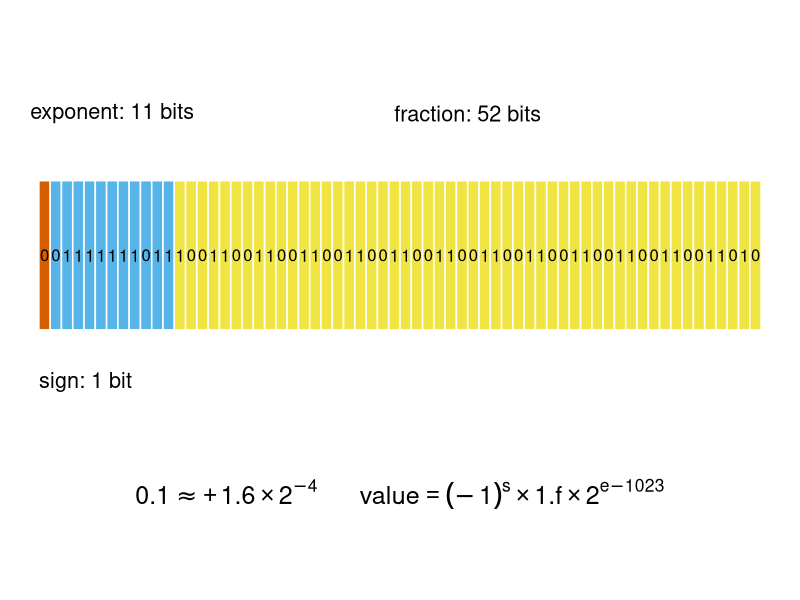
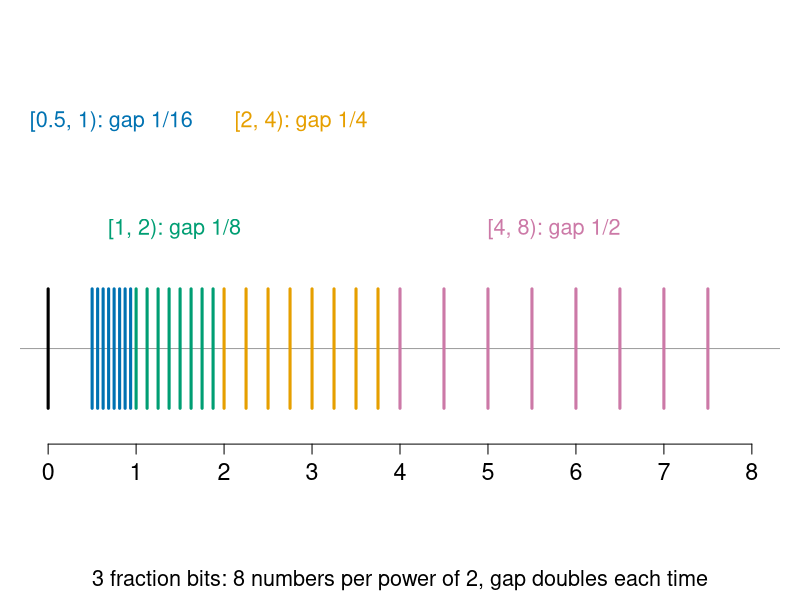
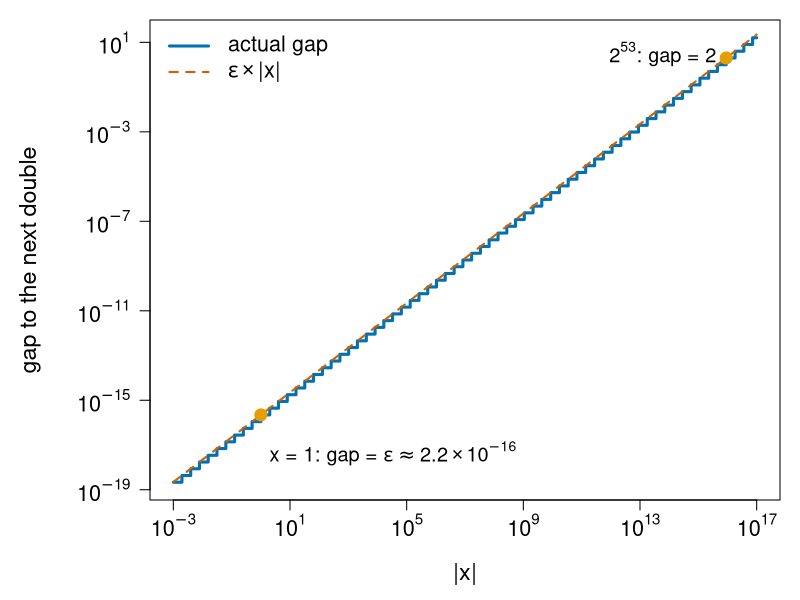
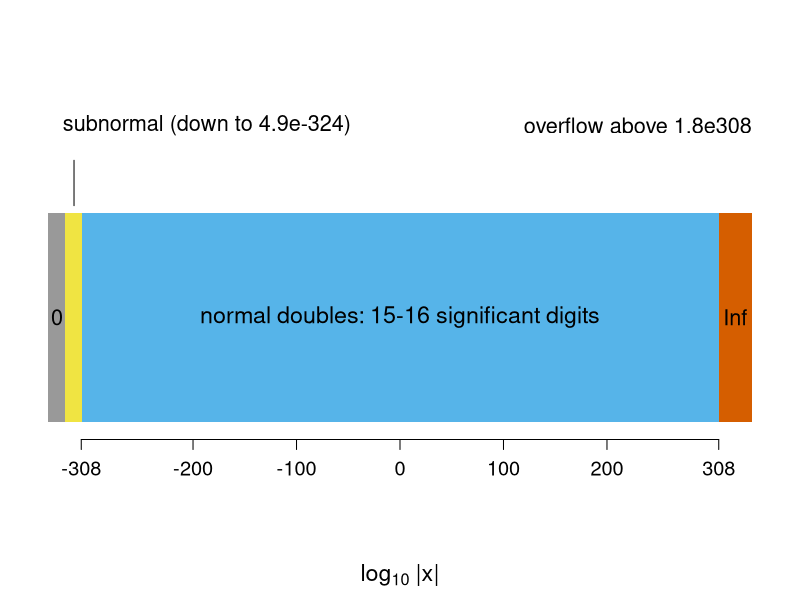
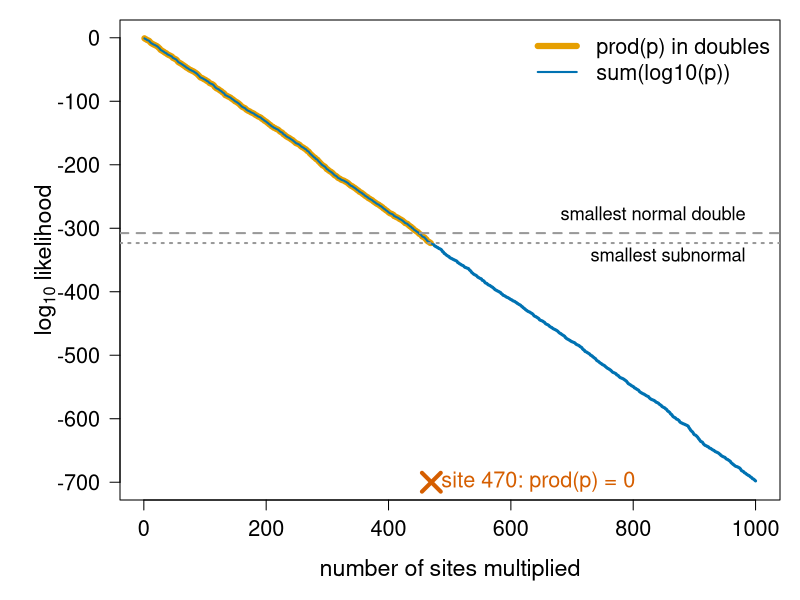

Generate these figures, in order, with R:
# Figures for the floating-point/ unit ("How computers store numbers").
#
# Re-run by hand from this folder (it is NOT run by `quarto render`):
#   cd floating-point && Rscript make-floating-point-figs.R
#
# Base R graphics only (grDevices::svg). Colours are Okabe-Ito
# (colour-blind safe). Makes:
#   fig01-double-bits.svg    the 64 bits of an IEEE double
#   fig02-toy-floats.svg     a toy float system on the number line
#   fig03-spacing.svg        gap between neighbouring doubles vs |x|
#   fig04-range.svg          normal / subnormal / underflow / overflow ranges
#   fig05-underflow.svg      likelihood of an alignment: product vs log-sum

oi <- c(orange = "#E69F00", sky = "#56B4E9", green = "#009E73",
        yellow = "#F0E442", blue = "#0072B2", red = "#D55E00",
        purple = "#CC79A7", grey = "#999999")

## ---- fig01: the 64 bits of a double ---------------------------------------
## Bits of 0.1 laid out as sign | exponent (11) | fraction (52).

bits_of <- function(x) {
  # IEEE bits of a double, most significant first (works on little-endian)
  raw <- rev(writeBin(x, raw(), endian = "little"))
  as.integer(unlist(lapply(raw, function(b) rev(as.integer(rawToBits(b))))))
}
b <- bits_of(0.1)

svg("fig01-double-bits.svg", width = 12, height = 3.2)
par(mar = c(0.5, 0.5, 0.5, 0.5))
plot(NA, xlim = c(0, 64), ylim = c(-1.6, 2.0), axes = FALSE, xlab = "", ylab = "")
col <- c(oi["red"], rep(oi["sky"], 11), rep(oi["yellow"], 52))
rect(0:63, 0, 1:64, 1, col = col, border = "white", lwd = 1.5)
text(0:63 + 0.5, 0.5, b, cex = 1.0)
text(0, -0.35, "sign: 1 bit", cex = 1.3, adj = 0)
text(6.5, 1.45, "exponent: 11 bits", cex = 1.3)
text(38, 1.45, "fraction: 52 bits", cex = 1.3)
text(32, -1.1, expression(0.1 %~~% +1.6 %*% 2^-4 ~~~~~~
     "value" == (-1)^s %*% "1.f" %*% 2^{e - 1023}), cex = 1.5)
dev.off()

## ---- fig02: a toy float system on the number line --------------------------
## Numbers 1.f x 2^e with 3 fraction bits and e in -1..2.

toy <- sort(unique(as.vector(outer(1 + (0:7) / 8, 2^(-1:2)))))
svg("fig02-toy-floats.svg", width = 12, height = 3.6)
par(mar = c(4.5, 1, 1, 1))
plot(NA, xlim = c(0, 8), ylim = c(-0.6, 1.3), axes = FALSE,
     xlab = "", ylab = "")
abline(h = 0, col = oi["grey"])
ecol <- c(oi["blue"], oi["green"], oi["orange"], oi["purple"])
for (k in 0:3) {
  v <- (1 + (0:7) / 8) * 2^(k - 1)
  segments(v, -0.25, v, 0.25, col = ecol[k + 1], lwd = 3)
  text(mean(range(v)), c(0.95, 0.5)[k %% 2 + 1],
       paste0("[", 2^(k - 1), ", ", 2^k, "): gap ", c("1/16", "1/8", "1/4", "1/2")[k + 1]),
       col = ecol[k + 1], cex = 1.3)
}
segments(0, -0.25, 0, 0.25, lwd = 3)
axis(1, at = 0:8, cex.axis = 1.4, pos = -0.4)
mtext("3 fraction bits: 8 numbers per power of 2, gap doubles each time",
      side = 1, line = 3, cex = 1.3)
dev.off()

## ---- fig03: spacing between neighbouring doubles ---------------------------

eps <- .Machine$double.eps
x <- 10^seq(-3, 17, length.out = 4000)
gap <- 2^(floor(log2(x)) - 52)
svg("fig03-spacing.svg", width = 9, height = 5.5)
par(mar = c(5, 7.5, 1, 1), cex.lab = 1.4, cex.axis = 1.3, mgp = c(3.2, 1, 0))
plot(x, gap, log = "xy", type = "s", lwd = 3, col = oi["blue"],
     xlab = "|x|", ylab = "", axes = FALSE)
lines(x, eps * x, lty = 2, lwd = 2, col = oi["red"])
axis(1, at = 10^seq(-3, 17, 4), labels = parse(text = paste0("10^", seq(-3, 17, 4))))
axis(2, at = 10^seq(-19, 1, 4), labels = parse(text = paste0("10^", seq(-19, 1, 4))), las = 1)
title(ylab = "gap to the next double", line = 5.5)
box()
points(c(1, 2^53), c(eps, 2), pch = 19, cex = 1.6, col = oi["orange"])
text(2, eps / 50, expression("x = 1: gap = " * epsilon %~~% 2.2 %*% 10^-16),
     adj = 0, cex = 1.2)
text(2^53, 2, expression(2^53 * ": gap = 2"), pos = 2, cex = 1.2)
legend("topleft", c("actual gap", expression(epsilon %*% "|x|")),
       lty = c(1, 2), lwd = c(3, 2), col = c(oi["blue"], oi["red"]),
       bty = "n", cex = 1.3)
dev.off()

## ---- fig04: the range of doubles -------------------------------------------

svg("fig04-range.svg", width = 12, height = 3.4)
par(mar = c(4.5, 1, 1, 1))
plot(NA, xlim = c(-340, 340), ylim = c(0, 1.3), axes = FALSE,
     xlab = "", ylab = "")
rect(-340, 0.2, -323.3, 0.8, col = oi["grey"], border = NA)
rect(-323.3, 0.2, -307.7, 0.8, col = oi["yellow"], border = NA)
rect(-307.7, 0.2, 308.25, 0.8, col = oi["sky"], border = NA)
rect(308.25, 0.2, 340, 0.8, col = oi["red"], border = NA)
text(-331.5, 0.5, "0", cex = 1.3)
text(-326, 1.05, "subnormal (down to 4.9e-324)", cex = 1.3, adj = 0)
segments(-315, 0.82, -315, 0.95)
text(0, 0.5, "normal doubles: 15-16 significant digits", cex = 1.4)
text(324, 0.5, "Inf", cex = 1.3)
text(340, 1.05, "overflow above 1.8e308", cex = 1.3, adj = 1)
axis(1, at = c(-308, -200, -100, 0, 100, 200, 308),
     cex.axis = 1.2, pos = 0.15)
mtext(expression(log[10] ~ "|x|"), side = 1, line = 3, cex = 1.4)
dev.off()

## ---- fig05: likelihood of an alignment underflows --------------------------
## Same simulation as on the slides: 10 000 per-site likelihoods.

set.seed(1)
p <- runif(10000, min = 0.01, max = 0.5)     # per-site likelihoods
naive <- log10(cumprod(p))                   # -Inf once the product is 0
logsum <- cumsum(log10(p))
n <- seq_along(p)
first0 <- which(cumprod(p) == 0)[1]

svg("fig05-underflow.svg", width = 9, height = 5.5)
par(mar = c(5, 6, 1, 1), cex.lab = 1.4, cex.axis = 1.3)
plot(n[1:1000], logsum[1:1000], type = "l", lwd = 3, col = oi["blue"],
     xlab = "number of sites multiplied", ylab = expression(log[10] ~ "likelihood"),
     ylim = c(-700, 0), las = 1)
ok <- is.finite(naive[1:1000])
lines(n[1:1000][ok], naive[1:1000][ok], lwd = 6, col = oi["orange"], lty = 1)
lines(n[1:1000], logsum[1:1000], lwd = 2, col = oi["blue"])
abline(h = log10(.Machine$double.xmin), lty = 2, col = oi["grey"], lwd = 2)
abline(h = log10(2^-1074), lty = 3, col = oi["grey"], lwd = 2)
points(first0, -700, pch = 4, cex = 2.5, lwd = 4, col = oi["red"])
text(first0, -700, paste0("site ", first0, ": prod(p) = 0"), pos = 4,
     cex = 1.3, col = oi["red"])
text(1000, -280, "smallest normal double", pos = 2, cex = 1.1)
text(1000, -345, "smallest subnormal", pos = 2, cex = 1.1)
legend("topright", c("prod(p) in doubles", "sum(log10(p))"),
       lwd = c(6, 2), col = c(oi["orange"], oi["blue"]), bty = "n", cex = 1.3)
dev.off()
